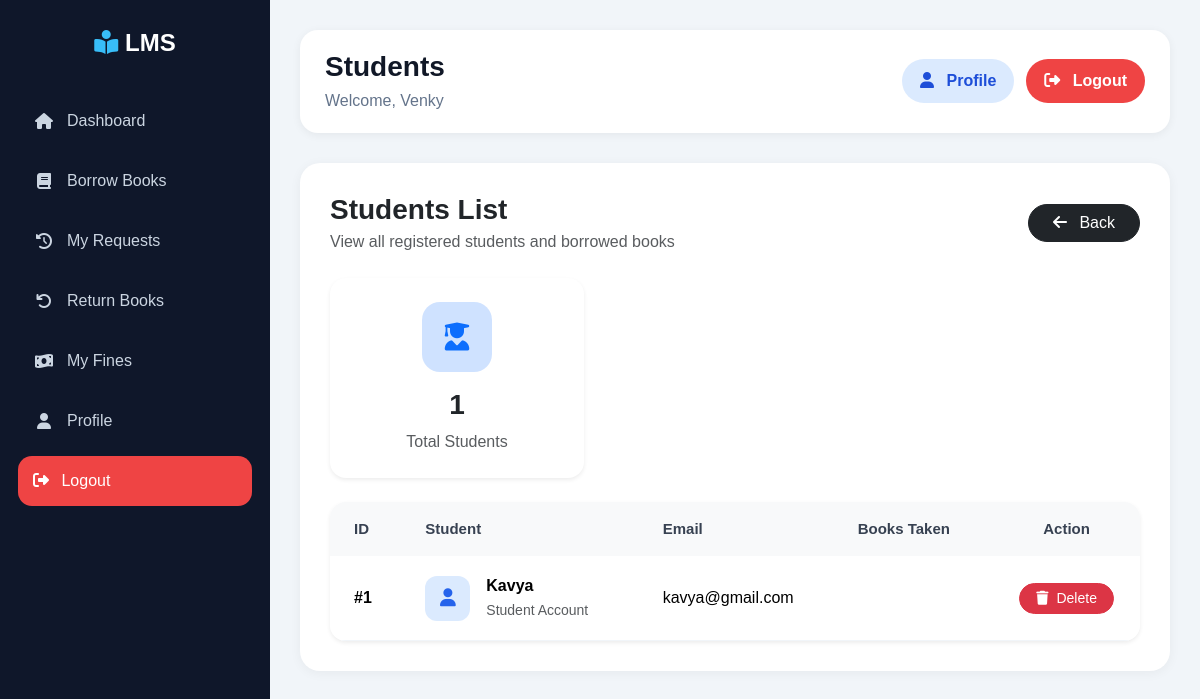
Screenshot of /librarian/students/ (signed in) with the database file from the repository.
### accounts/models.py (models this page shows, shortened)
class CustomUser(AbstractUser):
    ROLE_CHOICES = (
        ('student', 'Student'),
        ('teacher', 'Teacher'),
        ('librarian', 'Librarian'),
    )
    role = models.CharField(max_length=20, choices=ROLE_CHOICES)

### librarian/views.py (the view)
@login_required
def students_list(request):
    students = CustomUser.objects.filter(
        role='student'
    )
    return render(
        request,
        'librarian/students.html',
        {
            'students': students
        }
    )

### librarian/templates/librarian/students.html (shortened to what this page needs)
{% extends 'base.html' %}
{% block page_title %}
Students
{% endblock %}
{% block content %}
<div class="d-flex justify-content-between align-items-center mb-4 flex-wrap gap-3">
    <div>
        <h3 class="fw-bold text-dark mb-1">
            Students List
        </h3>
        <p class="text-muted mb-0">
            View all registered students and borrowed books
        </p>
    </div>
    <a href="/librarian/dashboard/"
       class="btn btn-dark rounded-pill px-4">
        <i class="fa-solid fa-arrow-left me-2"></i>
        Back
    </a>
</div>
<div class="row g-4 mb-4">
    <div class="col-md-4">
        <div class="card border-0 shadow-sm rounded-4">
            <div class="card-body text-center p-4">
                <div class="summary-icon bg-primary-subtle text-primary mb-3">
                    <i class="fa-solid fa-user-graduate"></i>
                </div>
                <h3 class="fw-bold">
                    {{ students.count }}
                </h3>
                <p class="text-muted mb-0">
                    Total Students
                </p>
            </div>
        </div>
    </div>
</div>
<div class="card border-0 shadow-sm rounded-4 overflow-hidden">
    <div class="card-body p-0">
        <div class="table-responsive">
            <table class="table align-middle mb-0">
                <thead class="table-light">
                    <tr>
                        <th class="py-3 px-4">
                            ID
                        </th>
                        <th class="py-3">
                            Student
                        </th>
                        <th class="py-3">
                            Email
                        </th>
                        <th class="py-3">
                            Books Taken
                        </th>
                        <th class="py-3 text-center">
                            Action
                        </th>
                    </tr>
                </thead>
                <tbody>
                    {% for student in students %}
                    <tr>
                        <td class="px-4 fw-semibold">
                            #{{ student.id }}
                        </td>
                        <td>
                            <div class="d-flex align-items-center gap-3">
                                <div class="student-icon">
                                    <i class="fa-solid fa-user"></i>
                                </div>
                                <div>
                                    <div class="fw-semibold">
                                        {{ student.username }}
                                    </div>
                                    <small class="text-muted">
                                        Student Account
                                    </small>
                                </div>
                            </div>
                        </td>
                        <td>
                            {{ student.email }}
                        </td>
                        <td>
                        </td>
                        <td class="text-center">
                            <a href="/librarian/students/delete/{{ student.id }}/"
                               class="btn btn-danger btn-sm rounded-pill px-3">
                                <i class="fa-solid fa-trash me-1"></i>
                                Delete
                            </a>
                        </td>
                    </tr>
                    {% endfor %}
                </tbody>
            </table>
        </div>
    </div>
</div>
{% endblock %}

### templates/base.html (shortened to what this page needs)
<!doctype html>
<html lang="en">
<head>
    <link
        href="https://cdn.jsdelivr.net/npm/bootstrap@5.3.3/dist/css/bootstrap.min.css"
        rel="stylesheet"
    />
    <link
        rel="stylesheet"
        href="https://cdnjs.cloudflare.com/ajax/libs/font-awesome/6.5.1/css/all.min.css"
    />
</head>
<body>
    <div class="main-container">
        <div class="sidebar" id="sidebar">
            <div class="logo">
                <i class="fa-solid fa-book-open-reader"></i>
                <span class="text"> LMS </span>
            </div>
            <ul>
                {% if request.user.role == 'teacher' %}
                <li>
                    <a href="/teacher/dashboard/">
                        <i class="fa-solid fa-house"></i>
                        <span class="text">Dashboard</span>
                    </a>
                </li>
                <li>
                    <a href="/teacher/books/">
                        <i class="fa-solid fa-book"></i>
                        <span class="text">Borrow Books</span>
                    </a>
                </li>
                <li>
                    <a href="/teacher/my-requests/">
                        <i class="fa-solid fa-clock-rotate-left"></i>
                        <span class="text">My Requests</span>
                    </a>
                </li>
                <li>
                    <a href="/teacher/return-books/">
                        <i class="fa-solid fa-arrow-rotate-left"></i>
                        <span class="text">Return Books</span>
                    </a>
                </li>
                <li>
                    <a href="/teacher/fines/">
                        <i class="fa-solid fa-money-bill-wave"></i>
                        <span class="text"> My Fines </span>
                    </a>
                </li>
                <li>
                    <a href="{% url 'profile' %}">
                        <i class="fa-solid fa-user"></i>
                        <span class="text">Profile</span>
                    </a>
                </li>
                {% endif %}
                <li>
                    <form method="POST"
                          action="{% url 'logout' %}">
                        <button type="submit"
                                class="logout-btn-side">
                            <i class="fa-solid fa-right-from-bracket me-2"></i>
                            <span class="text"> Logout </span>
                        </button>
                    </form>
                </li>
            </ul>
        </div>
        <div class="content">
            <div class="topbar">
                <div class="topbar-left">
                    <h3>
                        {% block page_title %}{% endblock %}
                    </h3>
                    <p>
                        Welcome, {{ request.user.username }}
                    </p>
                </div>
                <div class="topbar-right">
                    <a href="{% url 'profile' %}"
                       class="profile-btn">
                        <i class="fa-solid fa-user me-2"></i>
                        Profile
                    </a>
                    <form method="POST"
                          action="{% url 'logout' %}"
                          class="m-0">
                        <button type="submit"
                                class="logout-btn">
                            <i class="fa-solid fa-right-from-bracket me-2"></i>
                            Logout
                        </button>
                    </form>
                </div>
            </div>
            <div class="page-content">
                {% block content %}
                {% endblock %}
            </div>
        </div>
    </div>
</body>
</html>

### templates/base.html (style rules this page uses)
* { margin:0; padding:0; box-sizing:border-box; font-family:Arial, Helvetica, sans-serif; }
body { background:#f1f5f9; overflow-x:hidden; }
.main-container { display:flex; min-height:100vh; }
.sidebar { width:270px; background:#0f172a; color:white; position:fixed; top:0; left:0; bottom:0; padding:25px 18px; overflow-y:auto; z-index:1000; transition:0.3s; }
.logo { font-size:24px; font-weight:bold; text-align:center; margin-bottom:35px; color:white; }
.logo i { color:#38bdf8; }
.sidebar ul { list-style:none; padding-left:0; }
.sidebar ul li { margin-bottom:10px; }
.sidebar ul li a { display:flex; align-items:center; gap:12px; text-decoration:none; color:#cbd5e1; padding:13px 15px; border-radius:14px; transition:0.3s; }
.sidebar ul li a i { width:22px; text-align:center; }
.logout-btn-side { width:100%; border:none; background:#ef4444; color:white; padding:13px 15px; border-radius:14px; text-align:left; transition:0.3s; }
.content { margin-left:270px; width:calc(100% - 270px); padding:30px; transition:0.3s; }
.topbar { background:white; padding:20px 25px; border-radius:18px; display:flex; justify-content:space-between; align-items:center; margin-bottom:30px; box-shadow:0 2px 10px rgba(0,0,0,0.06); flex-wrap:wrap; gap:15px; }
.topbar-left h3 { margin-bottom:5px; font-weight:700; color:#111827; }
.topbar-left p { margin:0; color:#64748b; }
.topbar-right { display:flex; align-items:center; gap:12px; flex-wrap:wrap; }
.profile-btn { text-decoration:none; background:#dbeafe; color:#1d4ed8; padding:10px 18px; border-radius:30px; font-weight:600; transition:0.3s; }
.logout-btn { border:none; background:#ef4444; color:white; padding:10px 18px; border-radius:30px; font-weight:600; transition:0.3s; }
.page-content { background:white; border-radius:20px; padding:30px; min-height:500px; box-shadow:0 2px 12px rgba(0,0,0,0.05); }
.table-responsive { width:100%; overflow-x:auto; }

### librarian/templates/librarian/students.html (style rules this page uses)
.table thead th { font-size:15px; font-weight:600; color:#374151; border:none; }
.table tbody td { padding-top:18px; padding-bottom:18px; border-color:#f1f5f9; vertical-align:middle; }
.table tbody tr { transition:0.3s; }
.student-icon { width:45px; height:45px; border-radius:12px; background:#dbeafe; color:#2563eb; display:flex; align-items:center; justify-content:center; font-size:18px; }
.summary-icon { width:70px; height:70px; border-radius:18px; display:flex; align-items:center; justify-content:center; margin:auto; font-size:28px; }
.card { transition:0.3s; }

### rows the page displays
CustomUser: user.username "Venky"
CustomUser: id "1", username "Kavya", email "kavya@gmail.com"

### other values shown
{{ students.count }} "1"
